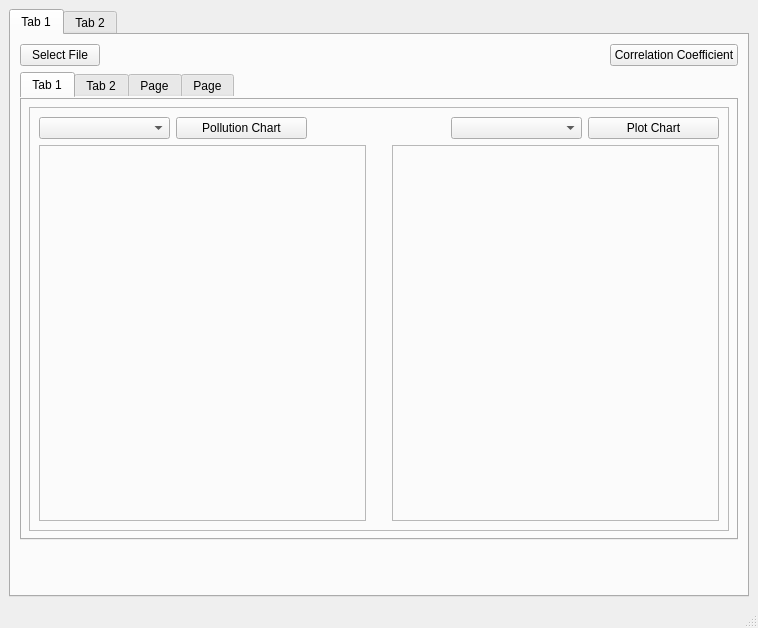
<?xml version="1.0" encoding="UTF-8"?>
<ui version="4.0">
 <class>MainWindow</class>
 <widget class="QMainWindow" name="MainWindow">
  <property name="geometry">
   <rect>
    <x>0</x>
    <y>0</y>
    <width>758</width>
    <height>628</height>
   </rect>
  </property>
  <property name="windowTitle">
   <string>MainWindow</string>
  </property>
  <widget class="QWidget" name="centralwidget">
   <layout class="QVBoxLayout" name="verticalLayout_3">
    <item>
     <widget class="QTabWidget" name="tabWidget_2">
      <property name="currentIndex">
       <number>0</number>
      </property>
      <widget class="QWidget" name="tab_6">
       <attribute name="title">
        <string>Tab 1</string>
       </attribute>
       <layout class="QVBoxLayout" name="verticalLayout_6">
        <item>
         <layout class="QHBoxLayout" name="horizontalLayout_6">
          <item>
           <widget class="QPushButton" name="Select">
            <property name="text">
             <string>Select File</string>
            </property>
           </widget>
          </item>
          <item>
           <widget class="QLabel" name="DataName">
            <property name="text">
             <string/>
            </property>
           </widget>
          </item>
          <item>
           <spacer name="horizontalSpacer">
            <property name="orientation">
             <enum>Qt::Horizontal</enum>
            </property>
            <property name="sizeHint" stdset="0">
             <size>
              <width>40</width>
              <height>20</height>
             </size>
            </property>
           </spacer>
          </item>
          <item>
           <widget class="QPushButton" name="corrbtn">
            <property name="text">
             <string>Correlation Coefficient</string>
            </property>
           </widget>
          </item>
          <item>
           <layout class="QHBoxLayout" name="horizontalLayout_7"/>
          </item>
         </layout>
        </item>
        <item>
         <widget class="QTabWidget" name="tabWidget">
          <property name="styleSheet">
           <string notr="true">border-color: rgb(192, 28, 40);</string>
          </property>
          <property name="currentIndex">
           <number>0</number>
          </property>
          <widget class="QWidget" name="tab">
           <attribute name="title">
            <string>Tab 1</string>
           </attribute>
           <layout class="QHBoxLayout" name="horizontalLayout_2">
            <item>
             <layout class="QHBoxLayout" name="horizontalLayout">
              <item>
               <widget class="QFrame" name="mplwindow">
                <property name="frameShape">
                 <enum>QFrame::StyledPanel</enum>
                </property>
                <property name="frameShadow">
                 <enum>QFrame::Raised</enum>
                </property>
                <layout class="QVBoxLayout" name="verticalLayout_2">
                 <item>
                  <layout class="QHBoxLayout" name="horizontalLayout_8">
                   <item>
                    <widget class="QComboBox" name="choosePollutant1"/>
                   </item>
                   <item>
                    <widget class="QPushButton" name="pbPlot">
                     <property name="text">
                      <string>Pollution Chart</string>
                     </property>
                    </widget>
                   </item>
                   <item>
                    <widget class="QLabel" name="label_4">
                     <property name="text">
                      <string/>
                     </property>
                    </widget>
                   </item>
                   <item>
                    <widget class="QComboBox" name="cbYTab1"/>
                   </item>
                   <item>
                    <widget class="QPushButton" name="PlotTab1">
                     <property name="text">
                      <string>Plot Chart</string>
                     </property>
                    </widget>
                   </item>
                  </layout>
                 </item>
                 <item>
                  <layout class="QHBoxLayout" name="horizontalLayout_4">
                   <item>
                    <layout class="QVBoxLayout" name="verticalLayout">
                     <item>
                      <widget class="QFrame" name="frame">
                       <property name="frameShape">
                        <enum>QFrame::StyledPanel</enum>
                       </property>
                       <property name="frameShadow">
                        <enum>QFrame::Raised</enum>
                       </property>
                       <layout class="QHBoxLayout" name="horizontalLayout_15">
                        <item>
                         <layout class="QVBoxLayout" name="verticalLayout_9"/>
                        </item>
                       </layout>
                      </widget>
                     </item>
                    </layout>
                   </item>
                   <item>
                    <spacer name="verticalSpacer">
                     <property name="orientation">
                      <enum>Qt::Vertical</enum>
                     </property>
                     <property name="sizeHint" stdset="0">
                      <size>
                       <width>20</width>
                       <height>40</height>
                      </size>
                     </property>
                    </spacer>
                   </item>
                   <item>
                    <layout class="QVBoxLayout" name="verticalLayout_8">
                     <item>
                      <widget class="QFrame" name="frame_2">
                       <property name="frameShape">
                        <enum>QFrame::StyledPanel</enum>
                       </property>
                       <property name="frameShadow">
                        <enum>QFrame::Raised</enum>
                       </property>
                       <layout class="QHBoxLayout" name="horizontalLayout_5">
                        <item>
                         <layout class="QVBoxLayout" name="verticalLayout_7"/>
                        </item>
                       </layout>
                      </widget>
                     </item>
                    </layout>
                   </item>
                  </layout>
                 </item>
                </layout>
               </widget>
              </item>
             </layout>
            </item>
           </layout>
          </widget>
          <widget class="QWidget" name="tab_2">
           <attribute name="title">
            <string>Tab 2</string>
           </attribute>
           <layout class="QHBoxLayout" name="horizontalLayout_3">
            <item>
             <layout class="QHBoxLayout" name="horizontalLayout_10">
              <item>
               <layout class="QHBoxLayout" name="horizontalLayout_9">
                <item>
                 <widget class="QGroupBox" name="groupBox_4">
                  <property name="minimumSize">
                   <size>
                    <width>200</width>
                    <height>0</height>
                   </size>
                  </property>
                  <property name="maximumSize">
                   <size>
                    <width>200</width>
                    <height>16777215</height>
                   </size>
                  </property>
                  <property name="title">
                   <string/>
                  </property>
                  <layout class="QGridLayout" name="gridLayout_3">
                   <item row="2" column="0">
                    <widget class="QLabel" name="YearTab2">
                     <property name="text">
                      <string>Year</string>
                     </property>
                    </widget>
                   </item>
                   <item row="2" column="1">
                    <widget class="QComboBox" name="cbYTab2"/>
                   </item>
                   <item row="1" column="0" colspan="2">
                    <widget class="QListView" name="listView"/>
                   </item>
                   <item row="4" column="0" colspan="2">
                    <widget class="QPushButton" name="pbPlot_2">
                     <property name="text">
                      <string>Plot</string>
                     </property>
                    </widget>
                   </item>
                   <item row="3" column="1">
                    <widget class="QComboBox" name="PollutTab2"/>
                   </item>
                   <item row="0" column="0" colspan="2">
                    <widget class="QLabel" name="label_2">
                     <property name="text">
                      <string>Select Countries</string>
                     </property>
                    </widget>
                   </item>
                   <item row="3" column="0">
                    <widget class="QLabel" name="label_3">
                     <property name="text">
                      <string>Pollutant</string>
                     </property>
                    </widget>
                   </item>
                  </layout>
                 </widget>
                </item>
                <item>
                 <widget class="QFrame" name="mplwindow_2">
                  <property name="frameShape">
                   <enum>QFrame::StyledPanel</enum>
                  </property>
                  <property name="frameShadow">
                   <enum>QFrame::Raised</enum>
                  </property>
                  <layout class="QVBoxLayout" name="verticalLayout_13">
                   <item>
                    <layout class="QVBoxLayout" name="verticalLayout_14"/>
                   </item>
                  </layout>
                 </widget>
                </item>
               </layout>
              </item>
             </layout>
            </item>
           </layout>
          </widget>
          <widget class="QWidget" name="tab_3">
           <attribute name="title">
            <string>Page</string>
           </attribute>
           <layout class="QHBoxLayout" name="horizontalLayout_12">
            <item>
             <layout class="QHBoxLayout" name="horizontalLayout_13">
              <item>
               <layout class="QHBoxLayout" name="horizontalLayout_11">
                <item>
                 <widget class="QFrame" name="mplwindow_3">
                  <property name="frameShape">
                   <enum>QFrame::StyledPanel</enum>
                  </property>
                  <property name="frameShadow">
                   <enum>QFrame::Raised</enum>
                  </property>
                  <layout class="QVBoxLayout" name="verticalLayout_15">
                   <item>
                    <layout class="QHBoxLayout" name="horizontalLayout_14">
                     <item>
                      <widget class="QComboBox" name="cbCountTab3"/>
                     </item>
                     <item>
                      <widget class="QPushButton" name="pbPlot_3">
                       <property name="text">
                        <string>Plot</string>
                       </property>
                      </widget>
                     </item>
                     <item>
                      <widget class="QLabel" name="label_5">
                       <property name="text">
                        <string/>
                       </property>
                      </widget>
                     </item>
                     <item>
                      <widget class="QLabel" name="label">
                       <property name="text">
                        <string/>
                       </property>
                      </widget>
                     </item>
                     <item>
                      <widget class="QPushButton" name="ratePlot">
                       <property name="text">
                        <string>Rate Plot</string>
                       </property>
                      </widget>
                     </item>
                    </layout>
                   </item>
                   <item>
                    <layout class="QHBoxLayout" name="horizontalLayout_16">
                     <item>
                      <widget class="QGroupBox" name="groupBox">
                       <property name="title">
                        <string/>
                       </property>
                       <layout class="QGridLayout" name="gridLayout">
                        <item row="0" column="0">
                         <layout class="QVBoxLayout" name="verticalLayout_16"/>
                        </item>
                       </layout>
                      </widget>
                     </item>
                     <item>
                      <spacer name="verticalSpacer_3">
                       <property name="orientation">
                        <enum>Qt::Vertical</enum>
                       </property>
                       <property name="sizeHint" stdset="0">
                        <size>
                         <width>20</width>
                         <height>40</height>
                        </size>
                       </property>
                      </spacer>
                     </item>
                     <item>
                      <widget class="QGroupBox" name="groupBox_2">
                       <property name="title">
                        <string/>
                       </property>
                       <layout class="QGridLayout" name="gridLayout_2">
                        <item row="0" column="0">
                         <layout class="QVBoxLayout" name="verticalLayout_11"/>
                        </item>
                       </layout>
                      </widget>
                     </item>
                    </layout>
                   </item>
                  </layout>
                 </widget>
                </item>
               </layout>
              </item>
             </layout>
            </item>
           </layout>
          </widget>
          <widget class="QWidget" name="tab_4">
           <attribute name="title">
            <string>Page</string>
           </attribute>
           <layout class="QVBoxLayout" name="verticalLayout_4">
            <item>
             <layout class="QVBoxLayout" name="verticalLayout_5">
              <item>
               <layout class="QHBoxLayout" name="horizontalLayout_21">
                <property name="sizeConstraint">
                 <enum>QLayout::SetDefaultConstraint</enum>
                </property>
                <item>
                 <widget class="QPushButton" name="mapbtn">
                  <property name="text">
                   <string>Show Map</string>
                  </property>
                 </widget>
                </item>
                <item>
                 <spacer name="horizontalSpacer_2">
                  <property name="orientation">
                   <enum>Qt::Horizontal</enum>
                  </property>
                  <property name="sizeHint" stdset="0">
                   <size>
                    <width>40</width>
                    <height>20</height>
                   </size>
                  </property>
                 </spacer>
                </item>
               </layout>
              </item>
              <item>
               <layout class="QHBoxLayout" name="horizontalLayout_20">
                <item>
                 <widget class="QGroupBox" name="mapview">
                  <property name="title">
                   <string/>
                  </property>
                  <layout class="QVBoxLayout" name="verticalLayout_10">
                   <item>
                    <layout class="QVBoxLayout" name="maplayout"/>
                   </item>
                  </layout>
                 </widget>
                </item>
                <item>
                 <spacer name="verticalSpacer_2">
                  <property name="orientation">
                   <enum>Qt::Vertical</enum>
                  </property>
                  <property name="sizeHint" stdset="0">
                   <size>
                    <width>20</width>
                    <height>40</height>
                   </size>
                  </property>
                 </spacer>
                </item>
               </layout>
              </item>
             </layout>
            </item>
           </layout>
          </widget>
         </widget>
        </item>
        <item>
         <widget class="QLabel" name="label_6">
          <property name="minimumSize">
           <size>
            <width>0</width>
            <height>40</height>
           </size>
          </property>
          <property name="maximumSize">
           <size>
            <width>16777215</width>
            <height>1000</height>
           </size>
          </property>
          <property name="sizeIncrement">
           <size>
            <width>0</width>
            <height>200</height>
           </size>
          </property>
          <property name="baseSize">
           <size>
            <width>0</width>
            <height>200</height>
           </size>
          </property>
          <property name="font">
           <font>
            <family>OpenSymbol</family>
           </font>
          </property>
          <property name="styleSheet">
           <string notr="true">image: url(:/newPrefix/upeclogo.png);</string>
          </property>
          <property name="text">
           <string/>
          </property>
         </widget>
        </item>
       </layout>
      </widget>
      <widget class="QWidget" name="tab_7">
       <attribute name="title">
        <string>Tab 2</string>
       </attribute>
       <layout class="QVBoxLayout" name="verticalLayout_21">
        <item>
         <layout class="QVBoxLayout" name="verticalLayout_19">
          <item>
           <layout class="QHBoxLayout" name="horizontalLayout_18">
            <item>
             <widget class="QPushButton" name="imgselect">
              <property name="text">
               <string>Select Image</string>
              </property>
             </widget>
            </item>
            <item>
             <widget class="QPushButton" name="objectbtn">
              <property name="text">
               <string>Detect Objects</string>
              </property>
             </widget>
            </item>
            <item>
             <spacer name="horizontalSpacer_4">
              <property name="orientation">
               <enum>Qt::Horizontal</enum>
              </property>
              <property name="sizeHint" stdset="0">
               <size>
                <width>40</width>
                <height>20</height>
               </size>
              </property>
             </spacer>
            </item>
           </layout>
          </item>
          <item>
           <layout class="QHBoxLayout" name="horizontalLayout_22">
            <item>
             <widget class="QGroupBox" name="groupBox_5">
              <property name="title">
               <string/>
              </property>
              <layout class="QGridLayout" name="gridLayout_5">
               <item row="0" column="0">
                <layout class="QVBoxLayout" name="orginalimg"/>
               </item>
              </layout>
             </widget>
            </item>
            <item>
             <spacer name="verticalSpacer_5">
              <property name="orientation">
               <enum>Qt::Vertical</enum>
              </property>
              <property name="sizeHint" stdset="0">
               <size>
                <width>20</width>
                <height>40</height>
               </size>
              </property>
             </spacer>
            </item>
            <item>
             <widget class="QGroupBox" name="groupBox_3">
              <property name="title">
               <string/>
              </property>
              <layout class="QGridLayout" name="gridLayout_4">
               <item row="0" column="0">
                <layout class="QVBoxLayout" name="detectedimg"/>
               </item>
              </layout>
             </widget>
            </item>
           </layout>
          </item>
         </layout>
        </item>
       </layout>
      </widget>
     </widget>
    </item>
   </layout>
  </widget>
  <widget class="QMenuBar" name="menubar">
   <property name="geometry">
    <rect>
     <x>0</x>
     <y>0</y>
     <width>758</width>
     <height>22</height>
    </rect>
   </property>
  </widget>
  <widget class="QStatusBar" name="statusbar"/>
 </widget>
 <resources>
  <include location="logo.qrc"/>
 </resources>
 <connections/>
</ui>
